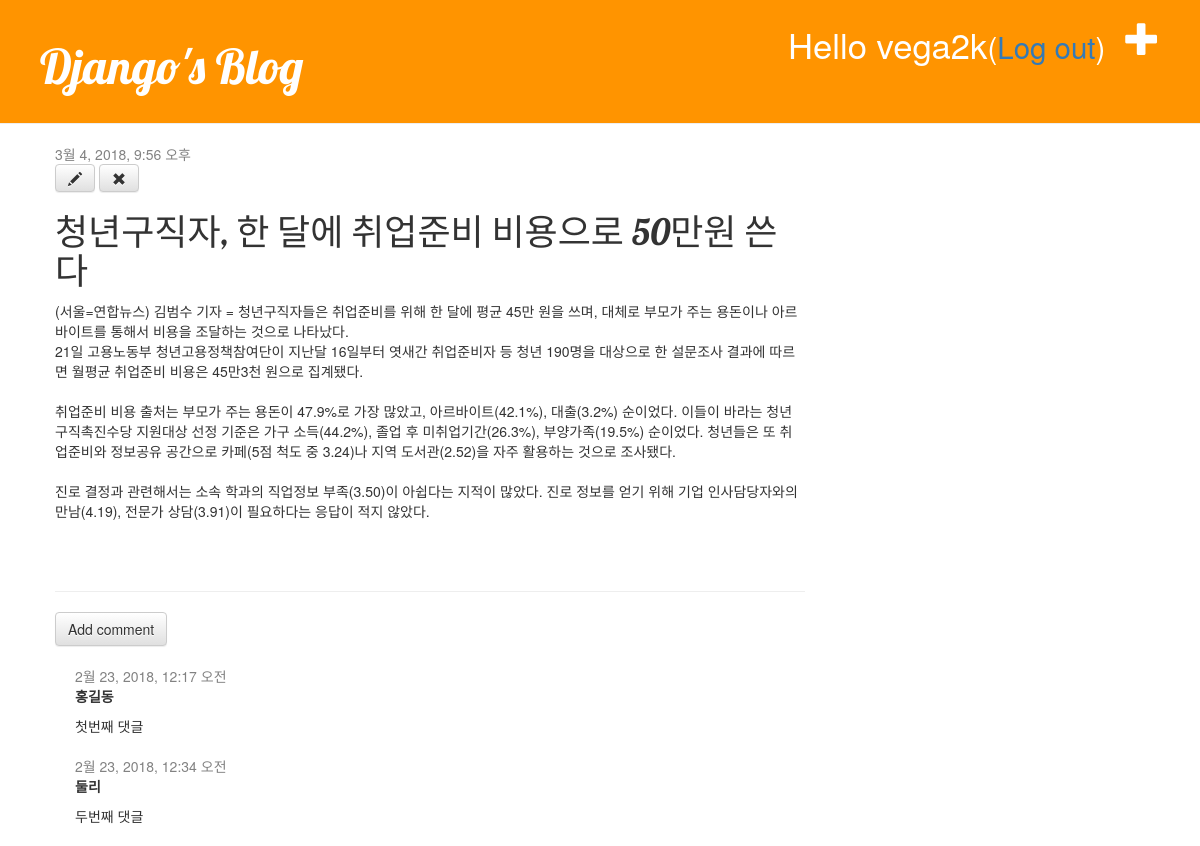
The app's page /post/4/ (signed in) with its own data.
### blog/models.py (models this page shows, shortened)
class Post(models.Model):
    author = models.ForeignKey('auth.User')
    title = models.CharField(max_length=200)
    text = models.TextField()
    created_date = models.DateTimeField(default=timezone.now)
    published_date = models.DateTimeField(blank=True, null=True)

class Comment(models.Model):
    post = models.ForeignKey('blog.Post', related_name='comments')
    author = models.CharField(max_length=200)
    text = models.TextField()
    created_date = models.DateTimeField(default=timezone.now)
    approved_comment = models.BooleanField(default=False)

### blog/views.py (the view)
# urls.py: url(r'^post/(?P<pk>\d+)/$', views.post_detail, name='post_detail'),
def post_detail(request, pk):
    post = get_object_or_404(Post, pk=pk)
    return render(request, 'blog/post_detail.html', {'post': post})

### blog/templates/blog/post_detail.html (shortened to what this page needs)
{% extends 'blog/base.html' %}
{% block content %}
    <div class="post">
        {% if post.published_date %}
            <div class="date">
                {{ post.published_date }}
            </div>
        {% endif %}
        {% if user.is_authenticated %}
            <a class="btn btn-default" href="{% url 'post_edit' pk=post.pk %}"><span class="glyphicon glyphicon-pencil"></span></a>
            <a class="btn btn-default" href="{% url 'post_remove' pk=post.pk %}"><span class="glyphicon glyphicon-remove"></span></a>
        {% endif %}
        <h1>{{ post.title }}</h1>
        <p>{{ post.text|linebreaksbr }}</p>
    </div>
    <hr>
    <a class="btn btn-default" href="{% url 'add_comment_to_post' pk=post.pk %}">Add comment</a>
    {% for comment in post.comments.all %}
        <div class="comment">
            <div class="date">{{ comment.created_date }}</div>
            <strong>{{ comment.author }}</strong>
            <p>{{ comment.text|linebreaks }}</p>
        </div>
    {% empty %}
        <p>No comments here yet :(</p>
    {% endfor %}
{% endblock %}

### blog/templates/blog/base.html (shortened to what this page needs)
{% load staticfiles %}
<html>
    <head>
        <link rel="stylesheet" href="//maxcdn.bootstrapcdn.com/bootstrap/3.2.0/css/bootstrap.min.css">
        <link rel="stylesheet" href="//maxcdn.bootstrapcdn.com/bootstrap/3.2.0/css/bootstrap-theme.min.css">
        <link rel="stylesheet" href="{% static 'css/blog.css' %}">
    </head>
    <body>
        <div class="page-header">
            {% if user.is_authenticated %}
                <a href="{% url 'post_new' %}" class="top-menu"><span class="glyphicon glyphicon-plus"></span></a>
                <p class="top-menu">Hello {{ user.username }}<small>(<a href="{% url 'logout' %}">Log out</a>)</small></p>
            {% else %}
                <a href="{% url 'login' %}" class="top-menu"><span class="glyphicon glyphicon-lock"></span></a>
            {% endif %}
            <h1><a href="/">Django's Blog</a></h1>
        </div>
        <div class="content container">
            <div class="row">
                <div class="col-md-8">
                    {% block content %}
                    {% endblock %}
                </div>
            </div>
        </div>
    </body>
</html>

### blog/static/css/blog.css (style rules this page uses)
.page-header { background-color: #ff9400; margin-top: 0; padding: 20px 20px 20px 40px; }
.page-header h1, .page-header h1 a, .page-header h1 a:visited, .page-header h1 a:active { color: #ffffff; font-size: 36pt; text-decoration: none; }
.content { margin-left: 40px; }
h1, h2, h3, h4 { font-family: 'Lobster', cursive; }
.date { color: #828282; }
.top-menu, .top-menu:hover, .top-menu:visited { color: #ffffff; float: right; font-size: 26pt; margin-right: 20px; }
.post { margin-bottom: 70px; }
.comment { margin: 20px 0px 20px 20px; }

### records on screen
Post: published_date "3월 4, 2018, 9:56 오후", title "청년구직자, 한 달에 취업준비 비용으로 50만원 쓴다", text "(서울=연합뉴스) 김범수 기자 = 청년구직자들은 취업준비를 위해 한 달에 평균 45만 원을 쓰며, 대체로 부모가 주는 용돈이나 아르바이트를 통해서 비용을 조달하는 것으로 나타났다. 21일 고용노동부 청년고용정책참여단이 지난달 16일부터 엿새간 취업준비자 등 청년 190명을 대상으로 한 설문조사 결과에 따르면 월평균 취업준비 비용은 45만3천 원으로 집계됐다. 취업준비 비용 출처는 부모가 주는 용돈이 47.9%로 가장 많았고, 아르바이트(42.1%), 대출(3.2%) 순이었다. 이들이 바라는 청년 구직촉진수당 지원대상 선정 기준은 가구 소득(44.2%), 졸업 후 미취업기간(26.3%), 부양가족(19.5%) 순이었다. 청년들은 또 취업준비와 정보공유 공간으로 카페(5점 척도 중 3.24)나 지역 도서관(2.52)을 자주 활용하는 것으로 조사됐다. 진로 결정과 관련해서는 소속 학과의 직업정보 부족(3.50)이 아쉽다는 지적이 많았다. 진로 정보를 얻기 위해 기업 인사담당자와의 만남(4.19), 전문가 상담(3.91)이 필요하다는 응답이 적지 않았다."
Comment: created_date "2월 23, 2018, 12:17 오전", author "홍길동", text "첫번째 댓글"
Comment: created_date "2월 23, 2018, 12:34 오전", author "둘리", text "두번째 댓글"

### other values on screen
{{ user.username }} "vega2k"
